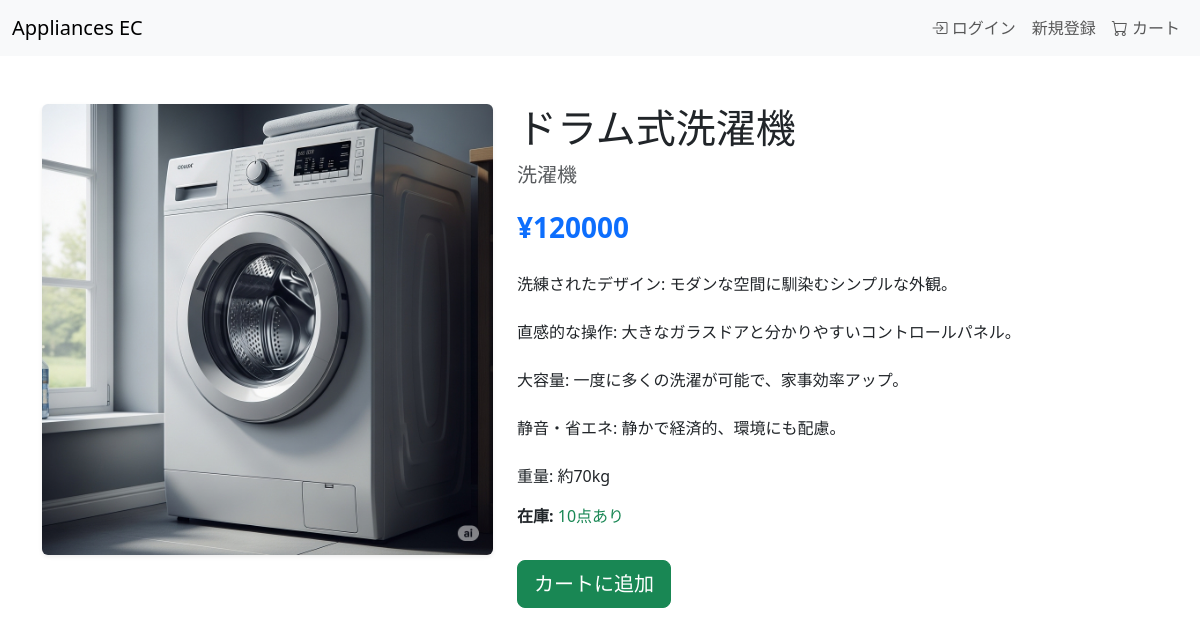
The page /products/1/doramushiki-sentakuki/ on the database its author committed.
### products/models.py (models this page shows, shortened)
class Product(models.Model):
    category = models.ForeignKey('categories.Category', related_name='products', on_delete=models.CASCADE)
    name = models.CharField(max_length=200)
    slug = models.SlugField(max_length=200, unique=True, blank=True)
    image = models.ImageField(upload_to='products/%Y/%m/%d', blank=True)
    description = models.TextField(blank=True, null=True)
    price = models.DecimalField(max_digits=10, decimal_places=2)
    stock = models.PositiveIntegerField()
    created_at = models.DateTimeField(auto_now_add=True)
    updated_at = models.DateTimeField(auto_now=True)
    class Meta:
        ordering = ('name',) #名前でソートする
        indexes = [
            models.Index(fields=['id', 'slug']),
        ]

### categories/models.py (models this page shows, shortened)
class Category(models.Model):
    name = models.CharField(max_length=100, unique=True)
    slug = models.SlugField(max_length=100, unique=True, blank=True)
    class Meta:
        verbose_name = 'category'
        verbose_name_plural = 'categories'
        ordering = ('name',) #カテゴリを名前順にソート（任意）
    def __str__(self):
        return self.name

### products/views.py (the view)
# urls.py: path('<int:id>/<slug:slug>/', views.product_detail, name='product_detail'),
def product_detail(request, id, slug):
    product = get_object_or_404(Product, id=id, slug=slug)
    return render(request, 'products/product_detail.html', {'product': product})

### products/templates/products/product_detail.html (shortened to what this page needs)
{% extends 'base.html' %}
{% load static %}
{% block content %}
    <div class="row mt-5">
        <div class="col-md-5">
            {% if product.image %}
                <img src="{{ product.image.url }}" class="img-fluid rounded shadow-sm" alt="{{ product.name }}" >
            {% else %}
                <img src="{% static 'img/no_image.png' %}" class="img-fluid rounded shadow-sm product-detail-no-image" alt="画像なし">
            {% endif %}
        </div>
        <div class="col-md-7">
            <h1>{{ product.name }}</h1>
            <p class="text-muted fs-5">{{ product.category }}</p>
            <p class="text-primary fs-3 fw-bold">¥{{ product.price|floatformat:"0" }}</p>
            <p class="mt-4">{{ product.description|linebreaksbr }}</p>
            <div class="mb-3">
                <strong>在庫:</strong>
                {% if product.stock > 0 %}
                    <span class="text-success">{{ product.stock }}点あり</span>
                {% else %}
                    <span class="text-danger">在庫なし</span>
                {% endif %}
            </div>
            {% if product.stock > 0 %}
                <form method="post" action="{% url 'cart:add_to_cart' product.id %}">
                    <button type="submit" class="btn btn-success btn-lg mt-3">カートに追加</button>
                </form>
            {% else %}
                <button class="btn btn-secondary btn-lg mt-3" disabled>現在購入できません</button>
            {% endif %}
        </div>
    </div>
{% endblock %}

### rows shown on the page
Product: image (picture), name "ドラム式洗濯機", category "洗濯機", price "120000", description "洗練されたデザイン: モダンな空間に馴染むシンプルな外観。 直感的な操作: 大きなガラスドアと分かりやすいコントロールパネル。 大容量: 一度に多くの洗濯が可能で、家事効率アップ。 静音・省エネ: 静かで経済的、環境にも配慮。 重量: 約70kg", stock "10"
